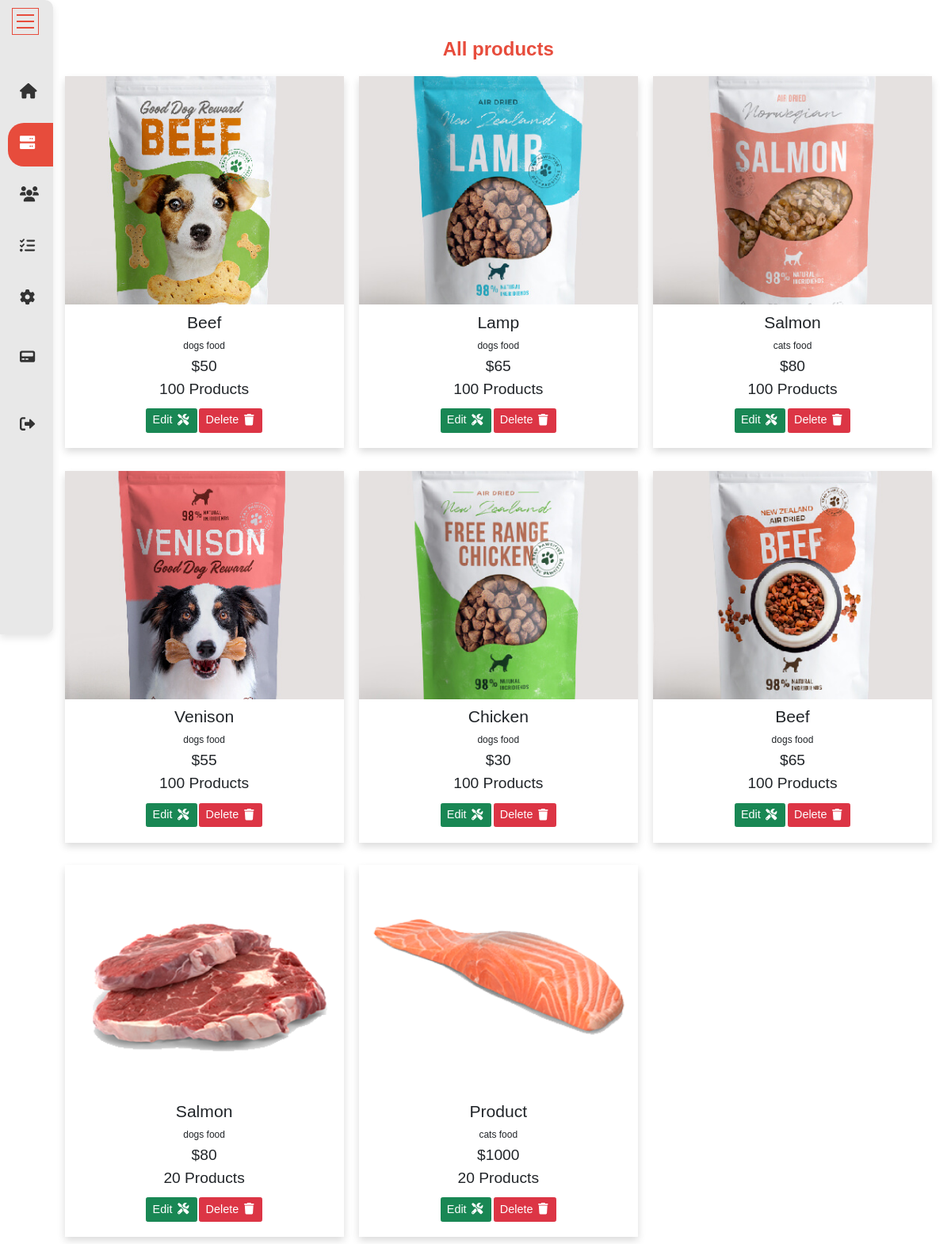
The page /products.php (signed in) on the database its author committed.
### tables this page shows
CREATE TABLE `products` (
  `id` int(11) NOT NULL,
  `ProdName` varchar(100) NOT NULL,
  `ProdCategory` varchar(100) NOT NULL,
  `ProdPrice` int(11) NOT NULL,
  `ProdCounts` int(11) NOT NULL,
  `ProdImage` varchar(100) NOT NULL
);

### products.php (the view, shortened to what this page needs)
<!DOCTYPE html>
<html lang="en">
<head>
  <link rel="stylesheet" href="https://cdnjs.cloudflare.com/ajax/libs/font-awesome/6.2.0/css/all.min.css">
  <link rel="stylesheet" href="css/bootstrap.min.css">
  <link rel="stylesheet" href="css/adminStyle.css">
</head>
<body>
  <?php @include 'adminNav.php';?>
  <center>
    <section class="shop margpage" id="shop">
      <h1 class="heade"> All products </h1>
      <div class="box-container">
        <?php
            include('config.php');
            $result = mysqli_query($con, "SELECT * FROM products");
            while($row = mysqli_fetch_array($result)){
                echo "
                        <div class='box shadow'>
                            <div class='image'><img src='$row[ProdImage]' alt='$row[id]'></div>
                            <div class='content'>
                                <h3>$row[ProdName]</h3>
                                <h5>$row[ProdCategory] food</h5>
                                <div class='amount'>$$row[ProdPrice]</div>
                                <div class='amount'>$row[ProdCounts] Products</div>
                            </div>
                            <a href='edit.php? id=$row[id]' class='btn fs-4 btn-success'>Edit <i class='fa fa-tools mx-1'></i></a>
                            <a href='all.php? DeleteProductId=$row[id]' class='btn fs-4 btn-danger'>Delete <i class='fa fa-trash mx-1'></i></a>
                        </div>
                ";
            }
    ?>
      </div>
    </section>
  </center>
</body>
</html>

### css/adminStyle.css (style rules this page uses)
:root { --main-color: #2980b9; --red: #e74c3c; --orange: #f39c12; --black: #333; --white: #fff; --light-bg: #e8e8e8; --light-color: #666; --border: 0.1rem solid var(--light-color); --box-shadow: 0 0.5rem 1rem rgba(0, 0, 0, 0.1); }
* { font-family: "Nunito", sans-serif; margin: 0; padding: 0; box-sizing: border-box; outline: none; border: none; text-decoration: none; transition: 0.2s linear; list-style: none; }
html { font-size: 60% !important; overflow-x: hidden; scroll-behavior: smooth; scroll-padding-top: 4rem; }
h1.heade { font-weight: bold; color: var(--red); margin-bottom: 2rem; }
.shop { min-height: 100vh; width: calc(100% - 11rem); margin: 5rem 1rem 5rem 7rem; }
.shop .box-container { width: 100%; display: grid; grid-template-columns: repeat(auto-fit, minmax(30rem, 1fr)); gap: 2rem; }
.shop .box-container .box { max-width: 100%; position: relative; overflow: hidden; padding-bottom: 2rem; text-align: center; margin-bottom: 1rem; }
.shop .box-container .box .image { height: 30rem; width: 100%; overflow: hidden; }
.shop .box-container .box .image img { height: 100%; width: 100%; -o-object-fit: cover; object-fit: cover; }
.shop .box-container .box .content { padding: 1rem 0; text-align: center; }
.shop .box-container .box .content h3 { font-size: 2.2rem; color: var(--scolor); padding-bottom: 0.5rem; }
.shop .box-container .box .content .amount { font-size: 2rem; color: var(--mcolor); }

### rows shown on the page
products: ProdImage (picture), ProdName "Beef", ProdCategory "dogs", ProdPrice "50", ProdCounts "100"
products: ProdImage (picture), ProdName "Lamp", ProdCategory "dogs", ProdPrice "65", ProdCounts "100"
products: ProdImage (picture), ProdName "Salmon", ProdCategory "cats", ProdPrice "80", ProdCounts "100"
products: ProdImage (picture), ProdName "Venison", ProdCategory "dogs", ProdPrice "55", ProdCounts "100"
products: ProdImage (picture), ProdName "Chicken", ProdCategory "dogs", ProdPrice "30", ProdCounts "100"
products: ProdImage (picture), ProdName "Beef", ProdCategory "dogs", ProdPrice "65", ProdCounts "100"
products: ProdImage (picture), ProdName "Salmon", ProdCategory "dogs", ProdPrice "80", ProdCounts "20"
products: ProdImage (picture), ProdName "Product", ProdCategory "cats", ProdPrice "1000", ProdCounts "20"
